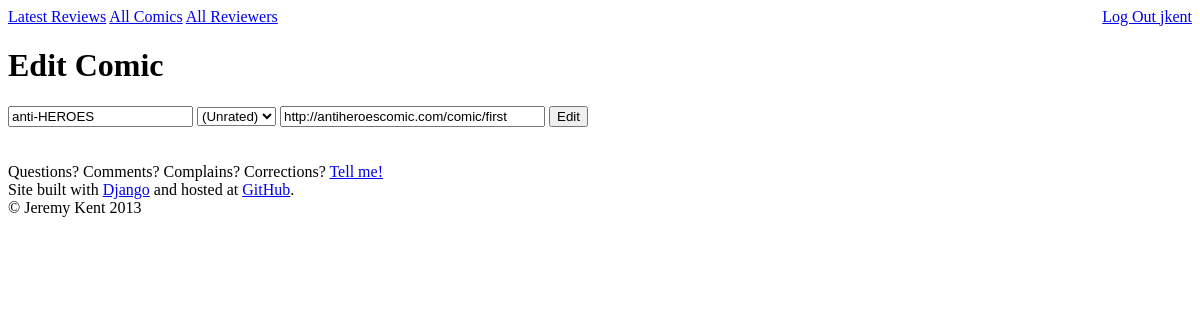
The app's page /editcomic/21/ (signed in), older data.
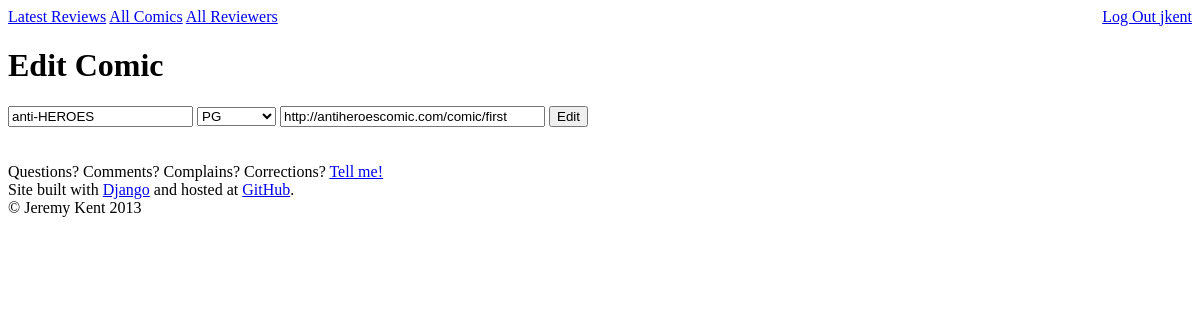
The same page, newer data.
### reviews/models.py (models this page shows, shortened)
class Comic(models.Model):
    RATING_UNRATED = 'un'
    RATING_G       = 'g'
    RATING_PG      = 'pg'
    RATING_PG_13   = 'pg13'
    RATING_R       = 'r'
    RATING_NC_17   = 'nc17'
    MPAA_RATING_CHOICES = (
        (RATING_UNRATED, '(Unrated)'),
        (RATING_G,       'G'),
        (RATING_PG,      'PG'),
        (RATING_PG_13,   'PG-13'),
        (RATING_R,       'R'),
        (RATING_NC_17,   'NC-17'),
    )
    @classmethod
    def mpaa_choices(cls):
        return [{'db':db,'readable':readable} for (db, readable) in cls.MPAA_RATING_CHOICES]
    name = models.CharField(max_length=50)
    url = models.CharField(max_length=200)
    mpaa_rating = models.CharField(
        max_length=4,
        choices=MPAA_RATING_CHOICES,
        default=RATING_UNRATED)

### reviews/views.py (the view)
# urls.py: url(r'^editcomic/(?P<comic_id>\d+)/$', login_required(views.editcomic), name='editcomic'),
def editcomic(request, comic_id):
    comic = get_object_or_404(Comic, pk=comic_id)
    return addcomic(request, comic_id, comic.name, comic.url, comic.mpaa_rating, add_edit="Edit")

### reviews/views.py (called while the page is built)
def addcomic(request, comic_id=0, comic_name="Comic Name", comic_url="URL to FIRST STRIP of Comic", comic_mpaa_rating=Comic.RATING_UNRATED,
             add_edit="Add New", error_message=None):
    return render(request, 'reviews/addcomic.html', {'add_edit'            : add_edit,
                                                     'comic_id'            : comic_id,
                                                     'comic_name'          : comic_name,
                                                     'comic_url'           : comic_url,
                                                     'comic_mpaa_rating'   : comic_mpaa_rating,
                                                     'mpaa_rating_choices' : Comic.mpaa_choices(),
                                                     'error_message'       : error_message,});

### ibcomics/templates/reviews/addcomic.html (shortened to what this page needs)
{% extends 'reviews/base.html' %}
{% block allreviews %}{{ block.super }}{% endblock %}
{% block allcomics %}{{ block.super }}{% endblock %}
{% block allreviewers %}{{ block.super }}{% endblock %}
{% block content %}
    <h1>{{ add_edit }} Comic</h1>
    <form action="{% url 'savecomic' comic_id=comic_id add_edit=add_edit %}" method="post">
        <input type="text" name="comic_name" value="{{ comic_name }}" onclick="this.focus();this.select()">
        <select name="mpaa_rating">
            {% for rating in mpaa_rating_choices %}
                {% if rating.db == comic_mpaa_rating %}
                    <option value={{ rating.db }} selected="selected">
                {% else %}
                    <option value={{ rating.db }}>
                {% endif %}
                    {{ rating.readable }}
                </option>
            {% endfor %}
        </select>
        <input type="text" name="comic_url" size="30" value="{{ comic_url }}" onclick="this.focus();this.select()">
        <input type="submit" value="{{ add_edit }}" />
    </form>
{% endblock %}

Row changes from the older to the newer data that the page shows:
changed Comic "anti-HEROES": mpaa_rating "(Unrated)" → "PG"
